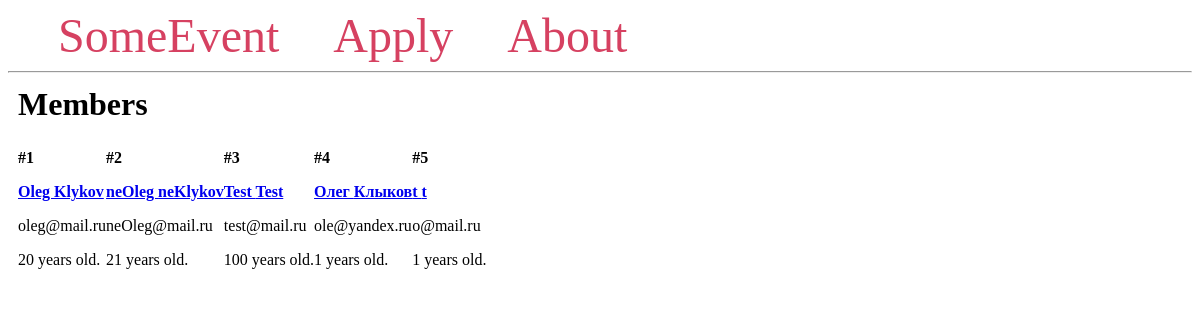
/members, run on the app's committed database.
### models.py (models this page shows, shortened)
class Member(db.Model):
    __tablename__ = 'members'
    id = db.Column(db.Integer, primary_key=True)
    first_name = db.Column(db.String(100), nullable=False)
    last_name = db.Column(db.String(100), nullable=False)
    age = db.Column(db.Integer, nullable=False)
    email = db.Column(db.String(100), unique=True, nullable=False)
    membership = db.relationship("Event", secondary=event_member, backref='memberships')

### app.py (the view)
@app.route('/members', endpoint='members')
def member():
    members = Member.query.all()
    return render_template('members.html', members=members)

### templates/members.html
{% extends 'base.html' %}
{% block content %}
    <h1 class="title">{% block title %} Members {% endblock %}</h1>
    <div class="content">
        {% for member in members %}
            <div class="member">
                <p><b>#{{ member.id }}</b></p>
                <b>
                    <p class="name">
                        <a href="{{ url_for('member', member_id=member.id)}}">
                            {{ member.first_name }}
                            {{ member.last_name }}
                        </a>
                    </p>
                </b>
                <p>{{ member.email }}</p>
                <p>{{ member.age }} years old.</p>
            </div>
        {% endfor %}
    </div>
{% endblock %}

### templates/base.html (shortened to what this page needs)
<!DOCTYPE html>
<html lang="en">
<head>
</head>
<body>
    <nav>
        <a href="{{ url_for('index') }}">SomeEvent</a>
        <a href="{{ url_for('apply') }}">Apply</a>
        <a href="{{ url_for('info') }}">About</a>
    </nav>
    <hr>
    <div class="content">
        {% block content %} {% endblock %}
    </div>
</html>

### templates/base.html (style rules this page uses)
.title { margin: 5px; }
.content { margin: 5px; width: 100%; display: flex; flex-direction: row; flex-wrap: wrap; }
nav a { color: #d64161; font-size: 3em; margin-left: 50px; text-decoration: none; }

### data on the page
Member: id "1", first_name "Oleg", last_name "Klykov", email "oleg@mail.ru", age "20"
Member: id "2", first_name "neOleg", last_name "neKlykov", email "neOleg@mail.ru", age "21"
Member: id "3", first_name "Test", last_name "Test", email "test@mail.ru", age "100"
Member: id "4", first_name "Олег", last_name "Клыков", email "ole@yandex.ru", age "1"
Member: id "5", first_name "t", last_name "t", email "o@mail.ru", age "1"
